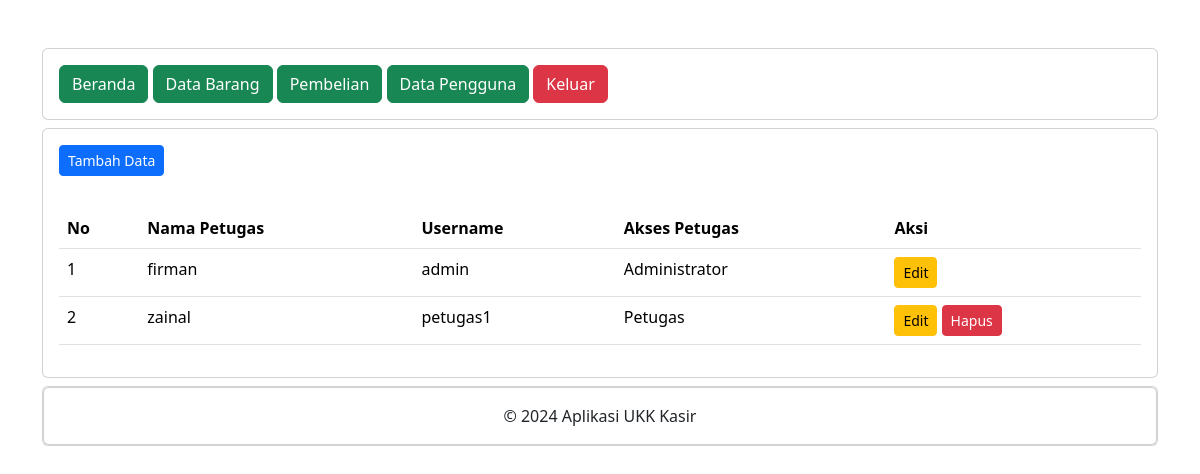
The page /administrator/data_pengguna.php (signed in) on the database its author committed.
### tables this page shows
CREATE TABLE `petugas` (
  `id_petugas` int(11) NOT NULL,
  `nama_petugas` varchar(255) NOT NULL,
  `username` text NOT NULL,
  `password` text NOT NULL,
  `level` int(11) NOT NULL
);

### administrator/data_pengguna.php (the view, shortened to what this page needs)
<?php
include "header.php";
include "navbar.php";
?>
<div class="card mt-2">
    <div class="card-body">
        <button type="button" class="btn btn-primary btn-sm" data-bs-toggle="modal" data-bs-target="#tambah-data">
            Tambah Data
        </button>
    </div>
    <div class="card-body">
        <table class="table">
            <thead>
                <tr>
                    <th>No</th>
                    <th>Nama Petugas</th>
                    <th>Username</th>
                    <th>Akses Petugas</th>
                    <th>Aksi</th>
                </tr>
            </thead>
            <tbody>
                <?php
                include '../koneksi.php';
                $no =1;
                $data = mysqli_query($koneksi,"select * from petugas");
                while($d = mysqli_fetch_array($data)){
                    ?>
                <tr>
                    <td><?php echo $no++; ?></td>
                    <td><?php echo $d['nama_petugas']; ?></td>
                    <td><?php echo $d['username']; ?></td>
                <td>
                    <?php
                    if ($d['level'] == '1') { ?>
                            Administrator
                            <?php } else { ?>
                                Petugas
                                <?php } ?>
                </td>
                <td>
                <button type="button" class="btn btn-warning btn-sm" data-bs-toggle="modal" data-bs-target="#edit-data<?php echo $d['id_petugas']; ?>">
                    Edit
                    </button>
                    <?php
                    if ($d['level'] == $_SESSION['level']) { ?>
                    <?php } else { ?>
                    <button type="button" class="btn btn-danger btn-sm" data-bs-toggle="modal" data-bs-target="#hapus-data<?php echo $d['id_petugas']; ?>">
                    Hapus
                    </button>
                    <?php } ?>
                </td>
                </tr>
            <?php } ?>
            </tbody>
        </table>
    </div>
</div>
            <?php
            include "footer.php";
            ?>

### rows shown on the page
petugas: nama_petugas "firman", username "admin", level "Administrator"
petugas: nama_petugas "zainal", username "petugas1", level "Petugas"
